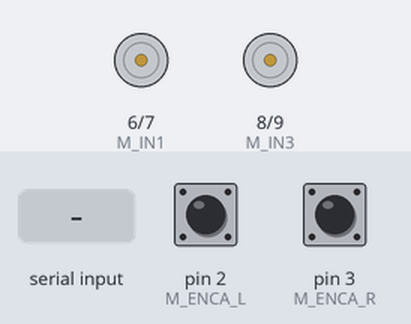
The sketch below on a simulated Arduino Mega 2560, built with avr-gcc and run on an emulated ATmega2560. On the bench: motor-driver pin pairs drawn as motors (green arrow = first pin HIGH = forward, orange = second pin HIGH = backward, longer = more drive, scaled by the enable pin). Inputs (shaded band) come from the test bench; at power-on: pin 2 (M_ENCA_L) HIGH, pin 3 (M_ENCA_R) HIGH. What the sketch prints to the serial monitor is not drawn.

Above: at 1.2 s.
1.3 s: "R\n" received over the second serial link
At 2.5 s:
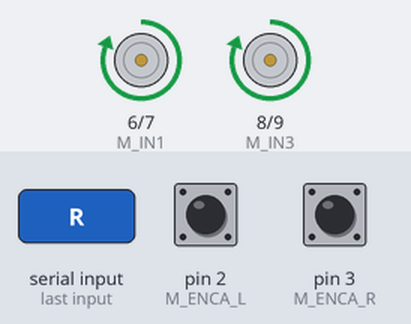
4.3 s: "M0,0\n" received over the second serial link
At 5.5 s:
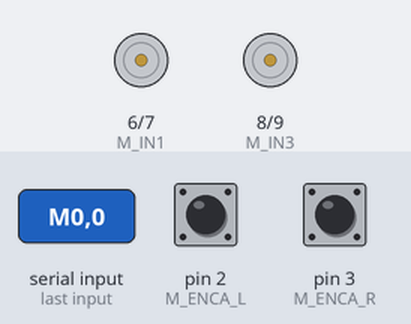
5.8 s: "M,45\n" received over the second serial link
At 6.9 s:
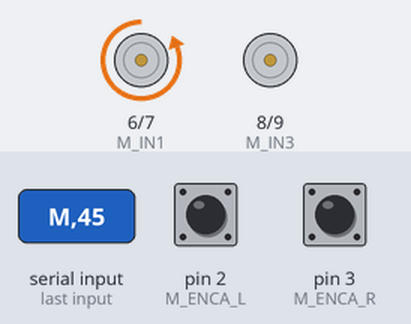
7.3 s: "F90\n" received over the second serial link
10.3 s: "B90\n" received over the second serial link
At 11.3 s:
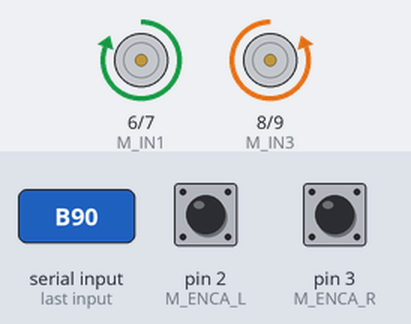
13.3 s: "S\n" received over the second serial link
At 14.5 s:
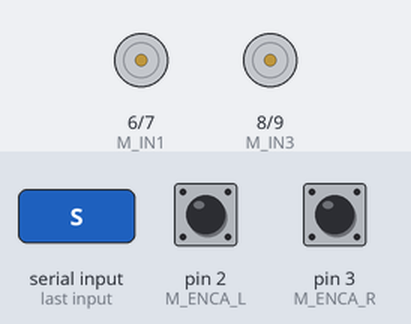
Timing chart, 0 to 15.8 s (numbered marks = the images above; inputs shaded):
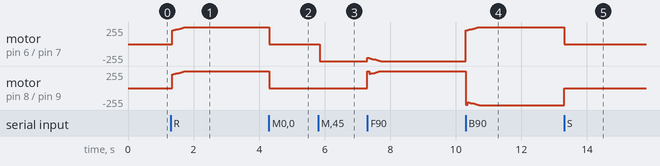

The sketch:

bluetooth-remote-control-em.ino
```cpp
// =====================================================================
// 主程式 (main.ino)
// =====================================================================

int speed = 25; // 預設速度
const int SPEED_MAX = 50; // 最高速度

// 速度指令解析狀態：>= 0 代表正在收集 "V" 之後的數字
int spCollect = -1;

// 搖桿混控指令解析狀態：>= 0 代表正在收集 "M" 之後的 "<L>,<R>"
char mbuf[16];
int  mlen = -1;

// =====================================================================
// setup
// =====================================================================
void setup() {
  Serial.begin(115200);
  Serial1.begin(9600);
  motorBegin();
}

// =====================================================================
// loop
// =====================================================================
void loop() {
  motorTick();    // 馬達 PID 內部自動節流

  while (Serial1.available() > 0) {
    handleByte((char)Serial1.read());
  }
}

// =====================================================================
// 指令處理
//   方向：單字元 F/B/L/R/S（圓盤模式，速度用內部預設 speed）
//   速度：V<rpm>\n（例如 "V35\n"），rpm 0–50
//   搖桿：M<L>,<R>\n（例如 "M-30,42\n"），左右輪轉速 -50..50，"M0,0" 為停車
// =====================================================================
void handleByte(char c) {
  // 正在收集搖桿混控數字
  if (mlen >= 0) {
    if (c == '\n' || c == '\r') {
      mbuf[mlen] = '\0';
      char *comma = strchr(mbuf, ',');
      if (comma) {
        *comma = '\0';
        int L = constrain(atoi(mbuf),     -SPEED_MAX, SPEED_MAX);
        int R = constrain(atoi(comma + 1), -SPEED_MAX, SPEED_MAX);
        if (L == 0 && R == 0) {
          Stop();
        } else {
          motorSetSpeed(L, R);
        }
        Serial.print("搖桿: L="); Serial.print(L);
        Serial.print(" R="); Serial.println(R);
      }
      mlen = -1;
      return;
    }
    if (mlen < (int)sizeof(mbuf) - 1) mbuf[mlen++] = c;
    return;
  }

  // 正在收集速度數字
  if (spCollect >= 0) {
    if (c >= '0' && c <= '9') {
      spCollect = spCollect * 10 + (c - '0');
      return;
    }
    // 遇到非數字（換行或其他）即結束並套用
    speed = constrain(spCollect, 0, SPEED_MAX);
    Serial.print("速度設定: ");
    Serial.println(speed);
    spCollect = -1;
    if (c == '\n' || c == '\r') return;   // 終止字元本身不再當指令
    // 其他字元繼續往下當方向指令處理
  }

  switch (c) {
    case 'M': mlen = 0;            break; // 進入搖桿混控收集模式
    case 'V': spCollect = 0;       break; // 進入速度收集模式
    case 'F': Forward(speed);      break; // 前進
    case 'B': Backward(speed);     break; // 後退
    case 'L': SpinLeft(speed);     break; // 左轉
    case 'R': SpinRight(speed);    break; // 右轉
    case 'S': Stop();              break; // 停止
  }
}
```

motor.ino
```cpp
// =====================================================================
// 馬達穩速模組 (motor.ino)
//
// 此檔已封裝完成 — main.ino 只需透過下列 4 個 API 操作馬達，
// 不需要碰編碼器、PWM、PID 任何細節：
//
//   motorBegin()                    在 setup() 呼叫一次，初始化腳位/中斷
//   motorSetSpeed(rpmL, rpmR)       設定左右輪「目標轉速」(可正可負)
//   motorStop()                     立即停止並重置 PID 狀態
//   motorTick()                     在 loop() 每次呼叫，內部會自動依
//                                   SAMPLE_MS 節流，呼叫太頻繁不會出事
//
// 另提供高層動作 API（包裝上面的函數，speed 單位 RPM）：
//   Forward(speed) / Backward(speed) / SpinLeft(speed) / SpinRight(speed) / Stop()
//
// 設計重點：
//   - 用「設目標 / 跑 PID」分離的方式：呼叫 motorSetSpeed 只更新目標值，
//     真正的閉迴路控制由 motorTick 在固定週期執行。所以上層程式想設多快、
//     多頻繁都沒關係，PID 永遠是穩定的固定週期取樣（見 SAMPLE_MS）。
//   - 抗積分飽和：trial integral 通過後才確認，避免累積誤差爆衝。
//   - 換向時重置積分，避免反向起步殘留誤差。
// =====================================================================

// ===== 腳位（依硬體接線，一般不需修改）=====
static const int M_ENA   = 5,  M_IN1   = 6,  M_IN2 = 7;   // 右輪 (L293D OUTPUT 1/2)
static const int M_ENB   = 10, M_IN3   = 8,  M_IN4 = 9;   // 左輪 (L293D OUTPUT 3/4)
static const int M_ENCA_L = 2,  M_ENCB_L = 4;             // 左輪編碼器 (A 接中斷)
static const int M_ENCA_R = 3,  M_ENCB_R = 11;            // 右輪編碼器 (A 接中斷)

// =====================================================================
// ★ 馬達層可調參數 ★
// 以 encoder_motor_test1 整定後的數值為準，賽前一般不需修改
// =====================================================================
// 此馬達滿載 PWM(255) ≈ 50 RPM，故前饋斜率 ≈ 255/50 ≈ 5（PWM/RPM）。
static const double FF_MOTOR  = 5.0;    // 前饋（PWM/RPM），主要靠這個跟上目標
static const double KP_MOTOR  = 3.0;    // 比例修正
static const double KI_MOTOR  = 5.0;    // 積分修正（消除穩態誤差 / 克服靜摩擦死區）
static const double KD_MOTOR  = 0.0;    // 編碼器在低 RPM 量化粗，微分只會放大噪音 → 關閉
static const float  CPR       = 624.0;  // 每轉脈衝數 (13 齒 × 48 減速)
static const int    SAMPLE_MS = 50;     // PID 取樣週期 (ms)，20Hz（高 CPR + 低 RPM 需較長週期才有量測解析度）

// =====================================================================
// 內部狀態（外部不要直接存取）
// =====================================================================
static volatile long m_pulseL = 0, m_pulseR = 0;
static double m_targetL = 0, m_targetR = 0;
static double m_intgL   = 0, m_intgR   = 0;
static double m_prevEL  = 0, m_prevER  = 0;
static bool   m_fwdL    = true, m_fwdR  = true;
static unsigned long m_lastTick = 0;

// 中斷服務常式
static void m_isrL() { if (digitalRead(M_ENCB_L) == HIGH) m_pulseL++; else m_pulseL--; }
static void m_isrR() { if (digitalRead(M_ENCB_R) == LOW)  m_pulseR++; else m_pulseR--; }

// 內部：單輪 PID → PWM
static int m_calcPWM(double tgt, double meas, double &intg, double &prevErr) {
  const double dt = SAMPLE_MS / 1000.0;
  double err   = tgt - meas;
  double trial = intg + err * dt;
  double deriv = (err - prevErr) / dt;

  double out = FF_MOTOR * tgt
             + KP_MOTOR * err
             + KI_MOTOR * trial
             + KD_MOTOR * deriv;

  if (out >= 0.0 && out <= 255.0) intg = trial;
  prevErr = err;
  return (int)constrain(out, 0, 255);
}

// =====================================================================
// 公開 API
// =====================================================================
void motorBegin() {
  pinMode(M_ENA, OUTPUT); pinMode(M_IN1, OUTPUT); pinMode(M_IN2, OUTPUT);
  pinMode(M_ENB, OUTPUT); pinMode(M_IN3, OUTPUT); pinMode(M_IN4, OUTPUT);
  pinMode(M_ENCA_L, INPUT_PULLUP); pinMode(M_ENCB_L, INPUT_PULLUP);
  pinMode(M_ENCA_R, INPUT_PULLUP); pinMode(M_ENCB_R, INPUT_PULLUP);
  attachInterrupt(digitalPinToInterrupt(M_ENCA_L), m_isrL, RISING);
  attachInterrupt(digitalPinToInterrupt(M_ENCA_R), m_isrR, RISING);
  motorStop();
}

// 設定目標轉速（單位：RPM；負值代表反轉）
void motorSetSpeed(double rpmL, double rpmR) {
  m_targetL = rpmL;
  m_targetR = rpmR;
}

void motorStop() {
  analogWrite(M_ENA, 0);
  analogWrite(M_ENB, 0);
  m_targetL = m_targetR = 0;
  m_intgL = m_intgR = 0;
  m_prevEL = m_prevER = 0;
}

// 在 loop() 每次呼叫；內部自動依 SAMPLE_MS 節流
void motorTick() {
  unsigned long now = millis();
  if (now - m_lastTick < (unsigned long)SAMPLE_MS) return;
  m_lastTick = now;

  // 取編碼器計數
  noInterrupts();
  long cntL = m_pulseL; m_pulseL = 0;
  long cntR = m_pulseR; m_pulseR = 0;
  interrupts();

  // 換向偵測 → 重置積分
  bool fwdL = (m_targetL >= 0);
  bool fwdR = (m_targetR >= 0);
  if (fwdL != m_fwdL) { m_intgL = 0; m_prevEL = 0; m_fwdL = fwdL; }
  if (fwdR != m_fwdR) { m_intgR = 0; m_prevER = 0; m_fwdR = fwdR; }

  // 方向腳設定
  digitalWrite(M_IN3, fwdL ? HIGH : LOW);
  digitalWrite(M_IN4, fwdL ? LOW  : HIGH);
  digitalWrite(M_IN1, fwdR ? LOW  : HIGH);
  digitalWrite(M_IN2, fwdR ? HIGH : LOW);

  // 編碼器 → 實測 RPM
  double rpmL = (double)cntL / CPR * (60000.0 / SAMPLE_MS);
  double rpmR = (double)cntR / CPR * (60000.0 / SAMPLE_MS);

  // 跑 PID（以絕對值算，方向已由腳位控制）
  int pwmL = m_calcPWM(abs(m_targetL), abs(rpmL), m_intgL, m_prevEL);
  int pwmR = m_calcPWM(abs(m_targetR), abs(rpmR), m_intgR, m_prevER);

  analogWrite(M_ENB, pwmL);
  analogWrite(M_ENA, pwmR);
}

// =====================================================================
// 高層動作 API
// 以 motorSetSpeed / motorStop 為基礎，speed 單位同樣是 RPM。
// =====================================================================
void Forward(double speed)   { motorSetSpeed( speed,  speed); }  // 兩輪同向前進
void Backward(double speed)  { motorSetSpeed(-speed, -speed); }  // 兩輪同向後退
void SpinLeft(double speed)  { motorSetSpeed(-speed,  speed); }  // 原地左轉（左輪後退、右輪前進）
void SpinRight(double speed) { motorSetSpeed( speed, -speed); }  // 原地右轉（左輪前進、右輪後退）
void Stop()                  { motorStop(); }
```

Measured:
- after the input at 1.3 s, motor on pin 6 (M_IN1) / pin 7 (M_IN2), motor on pin 8 (M_IN3) / pin 9 (M_IN4): moves from stopped to forward 255/255 over 0.40 s, starting after 0.05 s
- after the input at 4.3 s, motor on pin 6 (M_IN1) / pin 7 (M_IN2), motor on pin 8 (M_IN3) / pin 9 (M_IN4): forward 255/255 → stopped at once
- after the input at 5.8 s, motor on pin 6 (M_IN1) / pin 7 (M_IN2): stopped → backward 255/255 after 0.05 s
- after the input at 10.3 s, motor on pin 6 (M_IN1) / pin 7 (M_IN2): moves from backward 255/255 to forward 255/255 over 0.40 s, starting at once
- after the input at 13.3 s, motor on pin 6 (M_IN1) / pin 7 (M_IN2): forward 255/255 → stopped at once; motor on pin 8 (M_IN3) / pin 9 (M_IN4): backward 255/255 → stopped at once
